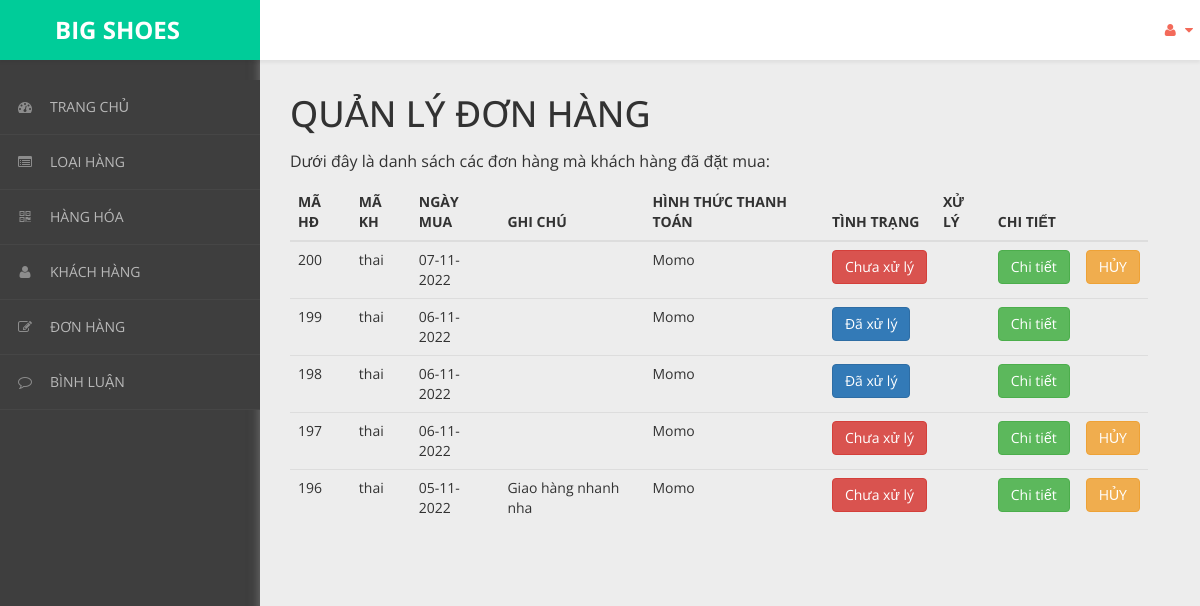
The app's page /admin/content/hoa-don/hoa-don-list.php with its own data.
### tables this page shows
CREATE TABLE `hoa_don` (
  `ma_hd` int(11) NOT NULL,
  `ngay_mua` varchar(20) NOT NULL,
  `ghi_chu` varchar(50) NOT NULL,
  `tinh_trang` varchar(20) NOT NULL DEFAULT '0',
  `ma_kh` varchar(50) NOT NULL,
  `thanh_toan` varchar(50) NOT NULL
);

### admin/dao/pdo.php (called while the page is built, shortened)
<?php
    function pdo_get_connection(){
        $pdo = new PDO("mysql:host=localhost;dbname=bigshoes",'root','');
        $pdo->setAttribute(PDO::ATTR_ERRMODE, PDO::ERRMODE_EXCEPTION);
        return $pdo;
    }
    function pdo_query($sql){
        $sql_args = array_slice(func_get_args(),1);
        try{
            $conn = pdo_get_connection();
            $stmt = $conn ->prepare($sql);
            $stmt -> execute($sql_args);
            $rows = $stmt -> fetchAll();
            return $rows;
        }catch(PDOException $e){
            throw $e;
        }finally{
            unset($conn);
        }
    }
    ?>

### admin/dao/hoa-don.php (called while the page is built, shortened)
<?php
require_once('pdo.php');
function hoa_don_select_all()
{
    $sql = "SELECT * FROM hoa_don ORDER BY ma_hd DESC";
    return pdo_query($sql);
}

### admin/content/hoa-don/hoa-don-list.php (the view, shortened to what this page needs)
<!DOCTYPE html>
<html xmlns="http://www.w3.org/1999/xhtml">
<head>
    <link href="../../../css/admin/css/bootstrap.css" rel="stylesheet" />
    <link href="../../../css/admin/css/font-awesome.css" rel="stylesheet" />
    <link href="../../../css/admin/css/custom-styles.css" rel="stylesheet" />
</head>
<body>
    <div id="wrapper">
        <nav class="navbar navbar-default top-navbar" role="navigation">
            <div class="navbar-header">
                <a class="navbar-brand" href="../../../../bigshoes/trang-chinh/" style="background:#00CC99;">
                    <strong style="margin-left: 40px;">BIG SHOES</strong></a>
            </div>
            <ul class="nav navbar-top-links navbar-right">
                <li class="dropdown">
                    <a class="dropdown-toggle" data-toggle="dropdown" href="#" aria-expanded="false">
                        <i class="fa fa-user fa-fw"></i> <i class="fa fa-caret-down"></i>
                    </a>
                </li>
            </ul>
        </nav>
        <nav class="navbar-default navbar-side" role="navigation">
            <div class="sidebar-collapse">
                <ul class="nav" id="main-menu">
                    <li>
                        <a href="../thong-ke/thong-ke-list.php"><i class="fa fa-dashboard"></i>TRANG CHỦ</a>
                    </li>
                    <li>
                        <a href="../loai-hang/loai-hang-list.php"><i class="fa fa-list-alt" aria-hidden="true"></i>LOẠI HÀNG</a>
                    </li>
                    <li>
                        <a href="../hang-hoa/hang-hoa-list.php"><i class="fa fa-qrcode"></i>HÀNG HÓA</a>
                    </li>
                    <li>
                        <a href="../khach-hang/khach-hang-list.php"><i class="fa fa-user"></i>KHÁCH HÀNG</a>
                    </li>
                    <li>
                        <a href="../hoa-don/hoa-don-list.php"><i class="fa fa-edit"></i>ĐƠN HÀNG</a>
                    </li>
                    <li>
                        <a href="../binh-luan/binh-luan-list.php"><i class="fa fa-comment-o" aria-hidden="true"></i>BÌNH LUẬN</a>
                    </li>
                </ul>
            </div>
        </nav>
        <div id="page-wrapper">
            <div class="header">
                <div class="page-header">
                    <h1>QUẢN LÝ ĐƠN HÀNG</h1>
                    <p>Dưới đây là danh sách các đơn hàng mà khách hàng đã đặt mua: </p>
                    <?php
                    require_once('../../dao/hoa-don.php');
                    extract($_REQUEST);
                    $items = hoa_don_select_all();
                    ?>
                    <table class="table table-hover">
                        <thead>
                            <tr>
                                <th>MÃ HĐ</th>
                                <th>MÃ KH</th>
                                <th>NGÀY MUA</th>
                                <th>GHI CHÚ</th>
                                <th>HÌNH THỨC THANH TOÁN</th>
                                <th>TÌNH TRẠNG</th>
                                <th>XỬ LÝ</th>
                                <th>CHI TIẾT</th>
                                <th></th>
                            </tr>
                        </thead>
                        <tbody>
                            <?php foreach ($items as $item) {
                                extract($item);
                            ?>
                                <tr>
                                    <td><?= $ma_hd ?></td>
                                    <td><?= $ma_kh ?></td>
                                    <td><?= $ngay_mua ?></td>
                                    <td><?= $ghi_chu ?></td>
                                    <td><?= $thanh_toan ?></td>
                                    <td>
                                        <a href="thanh-toan-gio-hang.php?ma_hd=<?= $ma_hd ?>">
                                            <?php
                                            if ($tinh_trang == 0) {
                                                echo '<button class="btn btn-danger name="thanh_toan">';
                                                echo "Chưa xử lý";
                                            } else {
                                                echo '<button class="btn btn-primary name ="thanh_toan">';
                                                echo "Đã xử lý";
                                            }
                                            ?>
                                            </button></a>
                                    </td>
                                    <td>
                                    </td>
                                    <td><a href="chi-tiet-hoa-don.php?ma_hd=<?= $ma_hd ?>&ma_kh=<?= $ma_kh ?>"><button class="btn btn-success">Chi tiết</button></a></td>
                                    <td>
                                        <?php
                                        if ($tinh_trang == 0 && $huy_don != 2) {
                                        ?>
                                            <a onclick="return confirm('Bạn có chắc muốn hủy đơn hàng')" href="ly-do.php?ma_hd=<?= $ma_hd ?>&ma_kh=<?= $ma_kh ?>">
                                                <button type="submit" class="btn btn-warning" name="btn_delete">HỦY</button></a>
                                        <?php
                                        }
                                        ?>
                                    </td>
                                </tr>
                            <?php } ?>
                        </tbody>
                    </table>
                </div>
            </div>
        </div>
    </div>
</body>
</html>

### css/admin/css/custom-styles.css (style rules this page uses)
body { font-family: 'Open Sans', sans-serif; background: #3E3E3E; }
#wrapper { width: 100%; }
#page-wrapper { padding: 15px 15px; min-height: 600px; background: #EDEDED; }
h1, .h1, h2, .h2, h3, .h3 { margin-top: 7px; margin-bottom: -5px; }
p { font-size:16px; line-height:25px; padding-top:20px; }
.navbar-side { z-index: 0; }
.navbar-side .nav > li > a > i { color: #8C8C8C;padding: 8px;width: 30px;text-align: center; }
.top-navbar { position: fixed; width: 100%; z-index: 300; -webkit-box-shadow: 0 3px 3px rgba(0, 0, 0, 0.05); -moz-box-shadow: 0 3px 3px rgba(0, 0, 0, 0.05); box-shadow: 0 3px 3px rgba(0, 0, 0, 0.05); }
.navbar-side { z-index: 1; position: fixed; width: 260px; top: 80px; }
#page-wrapper { position: relative; top: 55px; box-shadow: 0 0 10px #757575; -moz-box-shadow: 0 0 10px #757575; -webkit-box-shadow: 0 0 10px #757575; }
.page-header { margin: 0;border-bottom: 1px solid transparent;text-align: left;background-color: rgb(237, 237, 237);padding: 32px 22px 32px 0;color: #323232; }
.header { margin: 0 30px; }
.top-navbar { margin:0px; }
.top-navbar .navbar-brand { color: #fff;width: 260px;text-align: left;height: 60px;font-size: 24px;font-weight: 700;line-height: 30px;background: #F36A5A; }
.top-navbar .nav > li { position: relative; display: inline-block; margin: 0px; padding: 0px; }
.top-navbar .nav > li > a { position: relative; display: block; padding: 20px;color: #FFFFFF; margin: 0px; }
.sidebar-collapse , .sidebar-collapse .nav { background:none; }
.sidebar-collapse .nav { padding:0; }
.sidebar-collapse .nav > li > a { color: #B8B8B8; background:transparent; text-shadow:none; font-size: 14px; }
.sidebar-collapse > .nav > li > a { padding: 12px 10px; }
.sidebar-collapse > .nav > li { border-bottom: 1px solid rgba(107, 108, 109, 0.19); }
.navbar-side { border:none; background: #3E3E3E; }
.top-navbar { background: #FFFFFF; border-bottom:none; }
.top-navbar .nav > li > a > i { margin-right: 2px; }
.navbar-default { border:0px solid black; }
.navbar-header { background: transparent; }
.nav > li > a > i { margin-right:10px; color: rgb(243, 106, 90); }
@media (min-width:768px) { #page-wrapper { margin: 0 0 0 260px; padding: 0; min-height: 1200px; } }
@media (min-width:768px) { .navbar-side { width: 260px; z-index: 1; } }
@media (min-width:768px) { .navbar { border-radius: 0px; } }

### records on screen
hoa_don: ma_hd "200", ma_kh "thai", ngay_mua "07-11-2022", thanh_toan "Momo", tinh_trang "Chưa xử lý"
hoa_don: ma_hd "199", ma_kh "thai", ngay_mua "06-11-2022", thanh_toan "Momo", tinh_trang "Đã xử lý"
hoa_don: ma_hd "198", ma_kh "thai", ngay_mua "06-11-2022", thanh_toan "Momo", tinh_trang "Đã xử lý"
hoa_don: ma_hd "197", ma_kh "thai", ngay_mua "06-11-2022", thanh_toan "Momo", tinh_trang "Chưa xử lý"
hoa_don: ma_hd "196", ma_kh "thai", ngay_mua "05-11-2022", ghi_chu "Giao hàng nhanh nha", thanh_toan "Momo", tinh_trang "Chưa xử lý"
